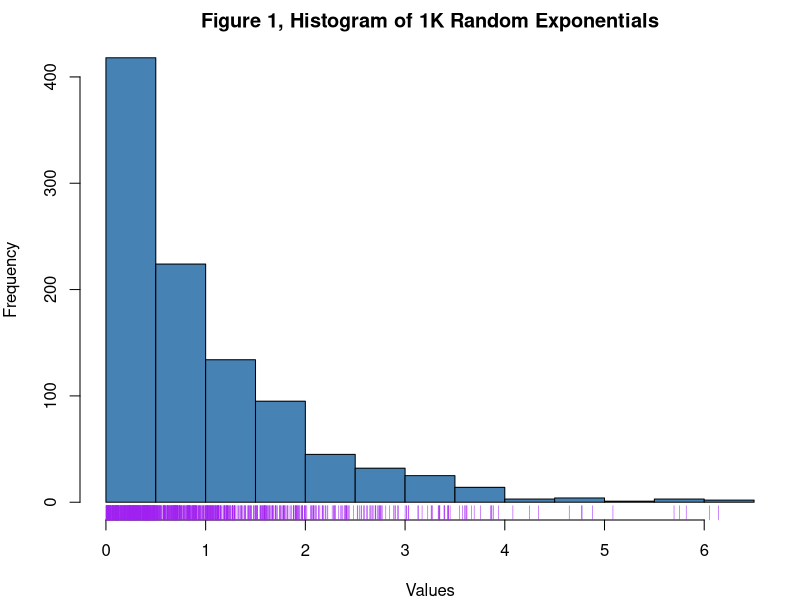
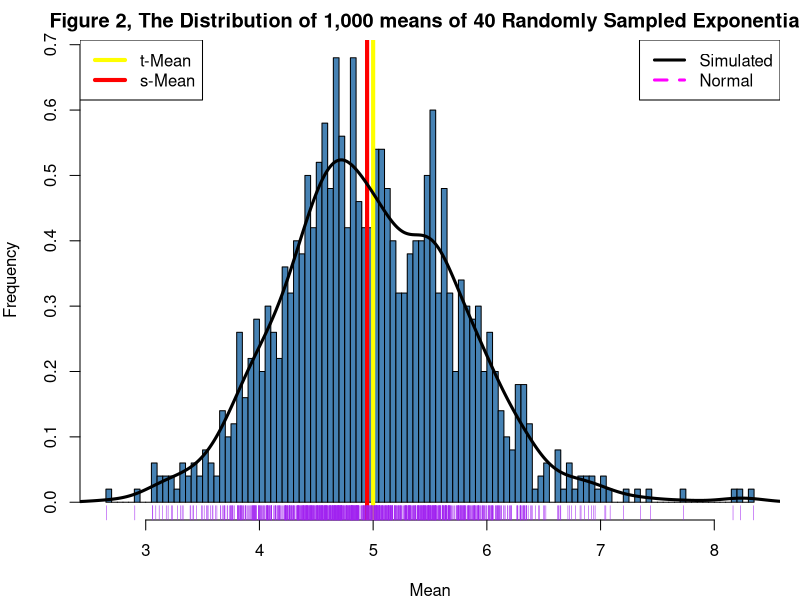

Write the R code that produced these figures, in order.
## ---- chunk 1
knitr::opts_chunk$set(echo = TRUE)
## ---- chunk 2
# load the following packages
library(plyr)
library(dplyr)
library(ggplot2)
library(gridExtra)
library(stats)
# set the seed number for reproducibility
set.seed(16)
# set the sample size to n = 40 
n <- 40
#set lambda or the rate = 0.2,  
lambda <- 0.2
# the theoretical standard deviation for the random exponential distribution = 1/lmabda
sd = 1/lambda
# the mean for the random exponential distribution also = 1/lambda
mu <- 1/lambda
# set number of simulations to 1000
nosim <- 1000

# set plot parameters = one row, two columns 
par(mfrow = c(1, 1), mar = c(4, 4, 2, 1))

# step one
        # generate 1000 random exponential variables & plot a histogram  
        # (p1) of them
p1 <- rexp(nosim)
names(p1) <- c("Iteration", "Value")
hist(p1,
col = "steelblue",
main = "Figure 1, Histogram of 1K Random Exponentials",
xlab = "Values",
ylab = "Frequency")
rug(p1, col = "purple")
## ---- chunk 3
# load the following packages
library(plyr)
library(dplyr)
library(ggplot2)
library(gridExtra)
library(stats)
# set the seed number for reproducibility
set.seed(16)
# set the sample size to n = 40 
n <- 40
#set lambda or the rate = 0.2,  
lambda <- 0.2
# the theoretical standard deviation for the random exponential distribution = 1/lmabda
sd = 1/lambda
# the mean for the random exponential distribution also = 1/lambda
mu <- 1/lambda
# set number of simulations to 1000
nosim <- 1000

# set plot parameters = one row, two columns 
par(mfrow = c(1, 1), mar = c(4, 4, 2, 1))

mean40randexponentials <- rdply(nosim, mean(rexp(n,lambda)))
head(mean40randexponentials)
names(mean40randexponentials) <- c("Iteration", "Values")
hist(mean40randexponentials$Values, breaks = 120, col = "steelblue", prob = TRUE,
main = " Figure 2, The Distribution of 1,000 means of 40 Randomly Sampled Exponentials",
xlab = "Mean",
ylab = "Frequency")
abline(v = mu, col = "yellow", lwd = 4)
abline(v = median(mean40randexponentials$Values), col = "red", lwd = 4)
m4 <- mean40randexponentials
lines(density(m4$Values), lwd = 3, lty = 1, col = "black")
# abline(v = -sd^2, col = "orange", lwd = 3, lty = 1)
legend('topright', c("Simulated", "Normal"), lty=c(1,2), lwd = c(3,3), col=c("black", "magenta"))
rug(mean40randexponentials$Values, col = "purple")
legend("topleft", c("t-Mean", "s-Mean"), lty = 1, lwd = c(4,4), col = c("yellow", "red"))
